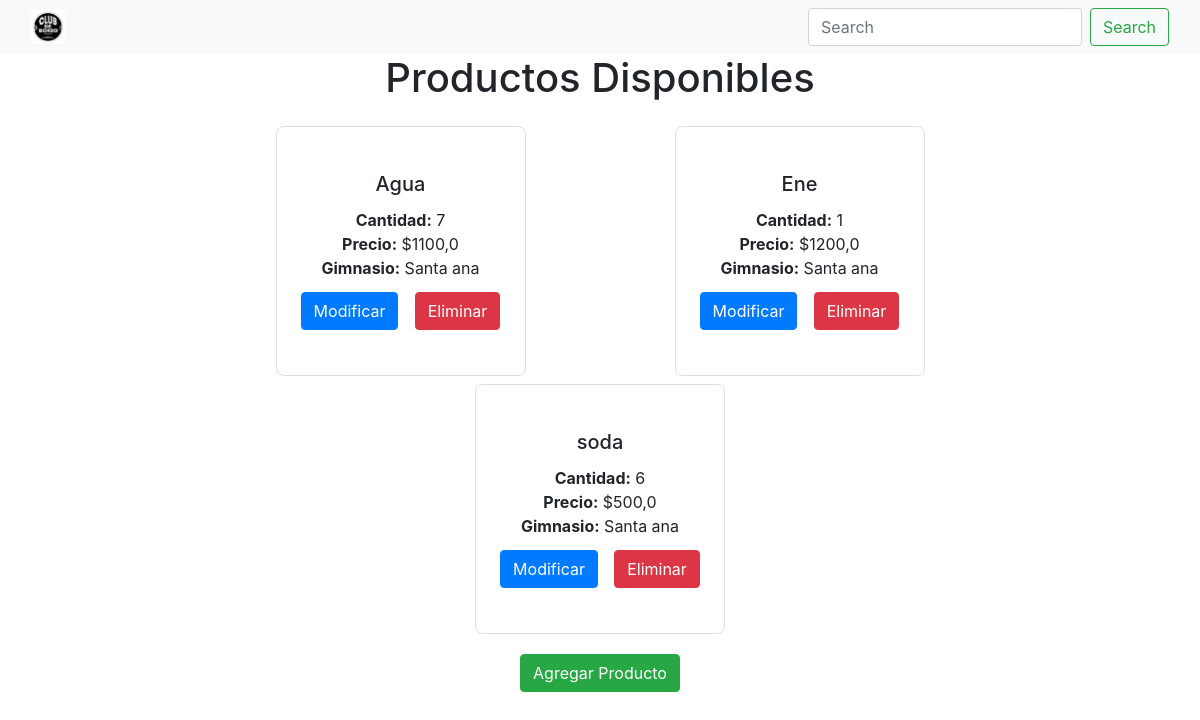
/productos/, run on the app's committed database.
### gimnasio/models.py (models this page shows, shortened)
class Producto(models.Model):
    descripcion = models.CharField(max_length=255)
    cantidad = models.IntegerField()  # Stock del producto
    gimnasio = models.ForeignKey(Gimnasio, on_delete=models.CASCADE, related_name="producto",default=None)
    precio = models.FloatField(null=True, blank=True)
    class Meta:
        db_table = 'Productos'
        verbose_name = 'Producto'
        verbose_name_plural = 'Productos'

class Gimnasio(models.Model):
    direccion = models.CharField(max_length=255)
    def __str__(self):
        return '%s  '%(self.direccion)
    class Meta:
        db_table = 'Gimnasios'
        verbose_name = 'Gimnasio'
        verbose_name_plural = 'Gimnasios'

### gimnasio/views.py (the view)
# urls.py: path('productos/', views.producto_list, name='producto_list'),
def producto_list(request):
    productos = Producto.objects.all()
    return render(request, 'producto_list.html', {'productos': productos})

### gimnasio/templates/producto_list.html (shortened to what this page needs)
{% extends "base.html" %}
{% load static %}
{% block content %}
<!DOCTYPE html>
<html>
<head>
</head>
<body>
    <h1 class="title-centered">Productos Disponibles</h1>
    <div class="row row-cols-1 row-cols-md-2 gx-0 row-centered">
        {% for producto in productos %}
            <div class="col d-flex justify-content-center py-1">
                <div class="card card-square">
                    <div class="card-body">
                        <h5 class="card-title">{{ producto.descripcion }}</h5>
                        <p class="card-text">
                            <strong>Cantidad:</strong> {{ producto.cantidad }}<br>
                            <strong>Precio:</strong> ${{ producto.precio }}<br>
                            <strong>Gimnasio:</strong> {{ producto.gimnasio }}
                        </p>
                        <div class="button-container">
                            <a href="{% url 'producto_editar' producto.id %}" class="btn btn-primary mt-auto">Modificar</a>
                            <a href="{% url 'producto_eliminar' producto.id %}" class="btn btn-danger mt-auto" onclick="return confirm('¿Estás seguro de eliminar este producto?')">Eliminar</a>
                        </div>
                    </div>
                </div>
            </div>
        {% empty %}
            <p>No hay productos disponibles.</p>
        {% endfor %}
    </div>
    <div class="button-centered">
        <a href="{% url 'producto_crear' %}" class="btn btn-success mt-3">Agregar Producto</a>
    </div>
</body>
</html>
{% endblock %}

### gimnasio/templates/producto_list.html (style rules this page uses)
.card-square { width: 250px; height: 250px; display: flex; flex-direction: column; text-align: center; justify-content: center; padding: 0.5rem; border: 1px solid #ddd; border-radius: 8px; }
.card-body { flex: 1; display: flex; flex-direction: column; justify-content: center; padding: 0.5rem; }
.card-text { margin-bottom: 0.3rem; }
.row-centered { display: flex; justify-content: center; padding: 0px; width: fit-content; margin: 0 auto; }
.title-centered { text-align: center; margin-bottom: 20px; }
.button-centered { display: flex; justify-content: center; }
.button-container { display: flex; justify-content: space-around; padding-top: 0.5rem; }
@media (min-width: 768px) { .row-cols-md-2 { display: flex; flex-wrap: wrap; } }
@media (min-width: 768px) { .col { flex-basis: 50%; padding: 0.5rem; box-sizing: border-box; } }

### data on the page
Producto: descripcion "Agua", cantidad "7", precio "1100,0", gimnasio "Santa ana"
Producto: descripcion "Ene", cantidad "1", precio "1200,0", gimnasio "Santa ana"
Producto: descripcion "soda", cantidad "6", precio "500,0", gimnasio "Santa ana"
